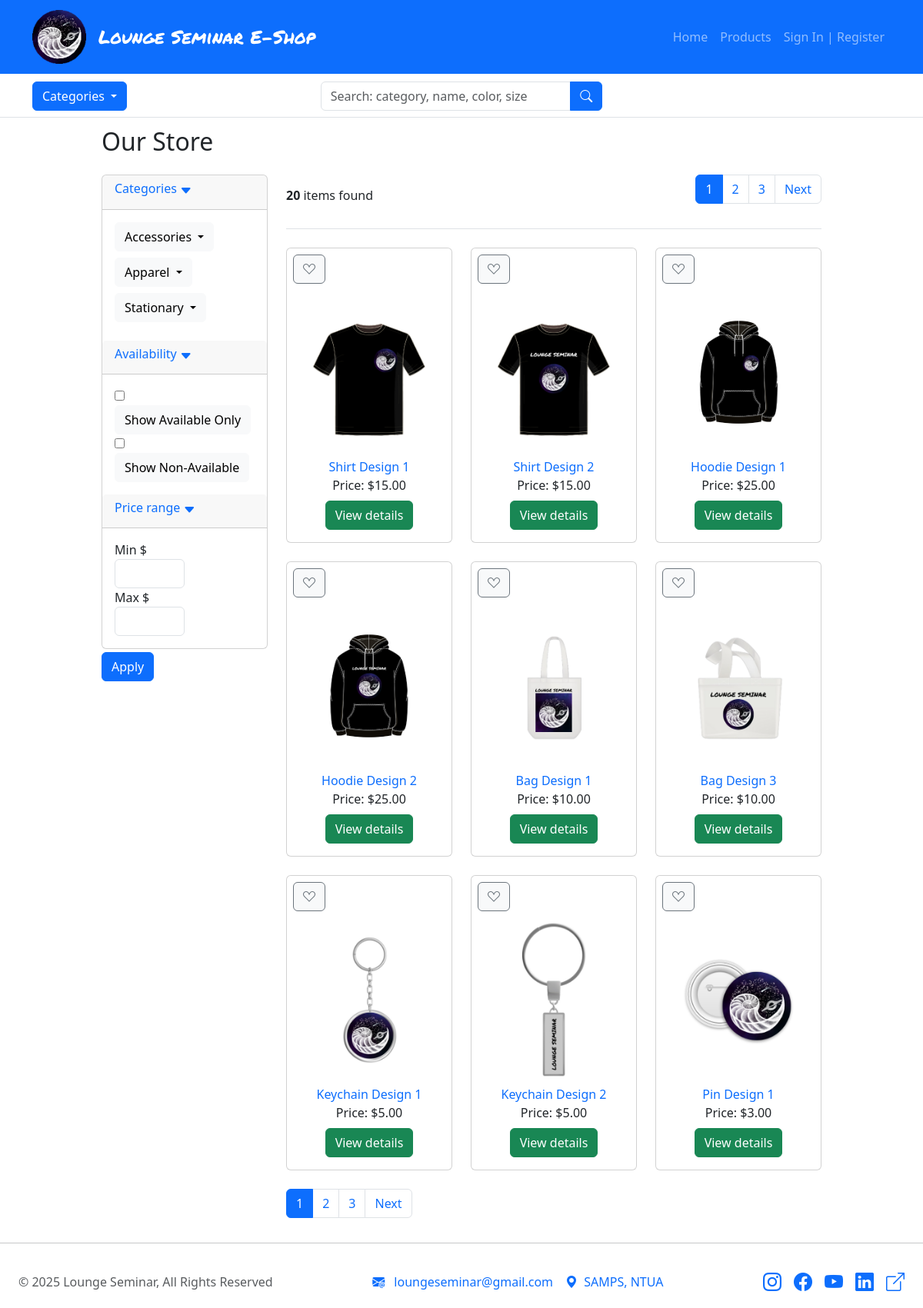
Screenshot of /products/ with the database file from the repository.
### products/models.py (models this page shows, shortened)
class Product(models.Model):
    product_name = models.CharField(max_length=50)
    slug = models.SlugField(max_length=200, unique=True, blank=True)
    category = models.ForeignKey(Category, on_delete=models.CASCADE)
    sub_category = models.ForeignKey(
        Category,
        on_delete=models.SET_NULL,
        related_name='subcategory',
        null=True,
        blank=True
    )
    price = models.DecimalField(max_digits=8, decimal_places=2, null=True)
    description = models.TextField(max_length=500, blank=True)
    def get_url(self):
        return reverse('products:product_detail', args=[self.category.slug, self.slug])

class ProductColorVariant(models.Model):
    product = models.ForeignKey(Product, on_delete=models.CASCADE, related_name="colors")
    color = models.ForeignKey(Color, on_delete=models.CASCADE)
    front_image = models.ImageField(upload_to='products/', blank=True, null=True, validators=[validate_image])
    back_image = models.ImageField(upload_to='products/', blank=True, null=True, validators=[validate_image])
    class Meta:
        unique_together = ('product', 'color')

### products/views.py (the view)
# urls.py: path('', include('products.urls')),
def products(request, category_slug=None):
    if category_slug:
        category = get_object_or_404(Category, slug=category_slug)
        products = Product.objects.filter(category=category)
    else:
        products = Product.objects.prefetch_related('colors__sizes').all()
    products_page, paginator = paginate_queryset(request, products)
    product_count = products.count()
    context = {
        'products': products_page,
        'paginator': paginator,
        'product_count': product_count,
    }
    context.update(store_essentials())
    return render(request, "products/store.html", context)

### categories/context_processors.py (called while the page is built)
def menu_links(request):
    links = Category.objects.filter(parent__isnull=True)
    return dict(links=links)

### categories/models.py (called while the page is built)
    def get_url(self):
        return reverse('products:products_by_category', args=[self.slug])

### products/views.py (called while the page is built)
def paginate_queryset(request, queryset, per_page=9):
    paginator = Paginator(queryset, per_page)
    try:
        page = min(int(request.GET.get('page', 1)), paginator.num_pages)
    except ValueError:
        page = 1
    return paginator.page(page), paginator

### products/templates/products/store.html (shortened to what this page needs)
{% extends "layout.html" %}
{% load static %}
{% block body %}
    <div id="store-page">
        <section class="section-pagetop bg">
            <div class="container">
                {% if 'search' in request.path %}
                    <h2 class="title-page mb-3">Search Results</h2>
                {% else %}
                    <h2 class="title-page mb-4">Our Store</h2>
                {% endif %}
            </div>
        </section>
        <section class="section-content padding-y">
            <div class="container">
                <div class="row">
                    <aside class="col-lg-3 col-12 mb-4">
                        <form method="GET" action="{% url 'products:apply_filters' %}">
                            <div class="card">
                                <article class="filter-group">
                                    <div class="card-header">
                                        <a role="button" data-bs-toggle="collapse" data-bs-target="#collapse_1" class="d-flex align-center gap-1">
                                            <h6 class="title">Categories</h6>
                                            <i class="bi bi-caret-down-fill"></i>
                                        </a>
                                    </div>
                                    <div class="filter-content collapse show" id="collapse_1">
                                        <div class="card-body">
                                            {% for group_name, group in category_groups.items %}
                                                <div class="mb-2">
                                                    <a class="d-flex align-center" data-bs-toggle="collapse" href="#{{ group_name|slugify }}Menu">
                                                        <span class="btn btn-light dropdown-toggle">
                                                            {{ group_name }}
                                                        </span>
                                                    </a>
                                                </div>
                                            {% endfor %}
                                        </div>
                                    </div>
                                </article>
                                <article class="filter-group">
                                    <div class="card-header">
                                        <a role="button" data-bs-toggle="collapse" data-bs-target="#collapse_2" class="d-flex align-center gap-1">
                                            <h6 class="title">Availability</h6>
                                            <i class="bi bi-caret-down-fill"></i>
                                        </a>
                                    </div>
                                    <div class="filter-content collapse show" id="collapse_2">
                                        <div class="card-body">
                                            {% for value, label in availability_options %}
                                                <label class="checkbox-btn">
                                                    <input type="checkbox" name="availability" value="{{ value }}">
                                                    <span class="btn btn-light">{{ label }}</span>
                                                </label>
                                            {% endfor %}
                                        </div>
                                    </div>
                                </article>
                                <article class="filter-group">
                                    <div class="card-header">
                                        <a role="button" data-bs-toggle="collapse" data-bs-target="#collapse_3" class="d-flex align-center gap-1">
                                            <h6 class="title">Price range</h6>
                                            <i class="bi bi-caret-down-fill"></i>
                                        </a>
                                    </div>
                                    <div class="filter-content collapse show" id="collapse_3">
                                        <div class="card-body">
                                            <div class="form-row">
                                                <div class="form-group col-md-6">
                                                    <label>Min $</label>
                                                    <input type="number" name="min_price" class="mr-2 form-control" min="0">
                                                </div>
                                                <div class="form-group text-right col-md-6">
                                                    <label>Max $</label>
                                                    <input type="number" name="max_price" class="mr-2 form-control" min="1">
                                                </div>
                                            </div>
                                        </div>
                                    </div>
                                </article>
                            </div>
                            <button class="btn btn-block btn-primary mt-1">Apply</button>
                        </form>
                    </aside>
                    <main class="col-lg-9 col-12">
                        <div class="border-bottom mb-4 pb-3">
                            <div class="d-flex justify-content-between align-items-center">
                                <div class="form-inline">
                                    <span><b>{{ product_count }}</b> items found</span>
                                </div>
                                {% include 'products/pagination.html' with page_obj=products %}
                            </div>
                        </div>
                        <div class="row">
                            {% if products %}
                                {% for product in products %}
                                    {% with first_color=product.colors.first %}
                                        {% if first_color %}
                                            <div class="col-lg-4 col-md-6 col-sm-12 mb-4">
                                                <a href="{{ product.get_url }}">
                                                    <figure class="card card-product-grid h-100">
                                                        {% if user.is_authenticated %}
                                                        <form method="post" action="{% url 'loginreg:wishlist' product.id %}" class="d-inline">
                                                            {% csrf_token %}
                                                            <button type="submit" class="btn btn-light btn-outline-secondary m-2">
                                                                <i class="bi bi-suit-heart"></i>
                                                            </button>
                                                        </form>
                                                        {% else %}
                                                        <form action="{% url 'loginreg:loginreg' %}" class="d-inline">
                                                            <button type="submit" class="btn btn-light btn-outline-secondary m-2">
                                                                <i class="bi bi-suit-heart"></i>
                                                            </button>
                                                        </form>
                                                        {% endif %}
                                                        <div class="img-wrap text-center">
                                                            <a href="{{ product.get_url }}"><img src="{{ first_color.front_image.url }}" class="img-fluid product-figure" style="max-height:250px;"></a>
                                                        </div>
                                                        <figcaption class="info-wrap">
                                                            <div class="fix-height">
                                                                <div class="mt-1 d-flex flex-column align-items-center">
                                                                    <a href="{{ product.get_url }}" class="title">{{ product.product_name }}</a>
                                                                    Price: ${{ product.price }}
                                                                    <a href="{{ product.get_url }}" class="btn btn-block btn-success mt-2">View details</a>
                                                                </div>
                                                            </div>
                                                        </figcaption>
                                                    </figure>
                                                </a>
                                            </div>
                                        {% endif %}
                                    {% endwith %}
                                {% endfor %}
                            {% else %}
                            <h2>No Results Found</h2>
                            {% endif %}
                        </div>
                        {% include 'products/pagination.html' with page_obj=products%}
                    </main>
                </div>
            </div>
        </section>
    </div>
{% endblock %}

### static/css/styles.css (style rules this page uses)
:root { font-size: clamp(16px, 1vh, 30px); --navbar-height: 65px; --subheader-height: 70px; }
html, body { height: 100%; display: flex; flex-direction: column; }
main { flex: 1 0 auto; min-height: calc(100vh - var(--navbar-height) - var(--subheader-height)); }
a { text-decoration: none !important; }
#store-page, #prod-det-page, #account-page, #cart-page, #checkout-page, #checkout-page { flex: 1 0 auto; padding-top: calc(var(--navbar-height) + var(--subheader-height) + 30px); padding-left: 10%; padding-right: 10%; }
.product-figure { transition: transform 0.3s ease, box-shadow 0.3s ease; }

### rows the page displays
Product: colors.first.front_image (picture), product_name "Shirt Design 1", price "15.00"
Product: colors.first.front_image (picture), product_name "Shirt Design 2", price "15.00"
Product: colors.first.front_image (picture), product_name "Hoodie Design 1", price "25.00"
Product: colors.first.front_image (picture), product_name "Hoodie Design 2", price "25.00"
Product: colors.first.front_image (picture), product_name "Bag Design 1", price "10.00"
Product: colors.first.front_image (picture), product_name "Bag Design 3", price "10.00"
Product: colors.first.front_image (picture), product_name "Keychain Design 1", price "5.00"
Product: colors.first.front_image (picture), product_name "Keychain Design 2", price "5.00"
Product: colors.first.front_image (picture), product_name "Pin Design 1", price "3.00"

### other values shown
{{ group_name }} "Accessories" "Apparel" "Stationary"
{{ label }} "Show Available Only" "Show Non-Available"
{{ product_count }} "20"
{{ i }} "1" "1"
{{ i }} "2" "3" "2" "3"
